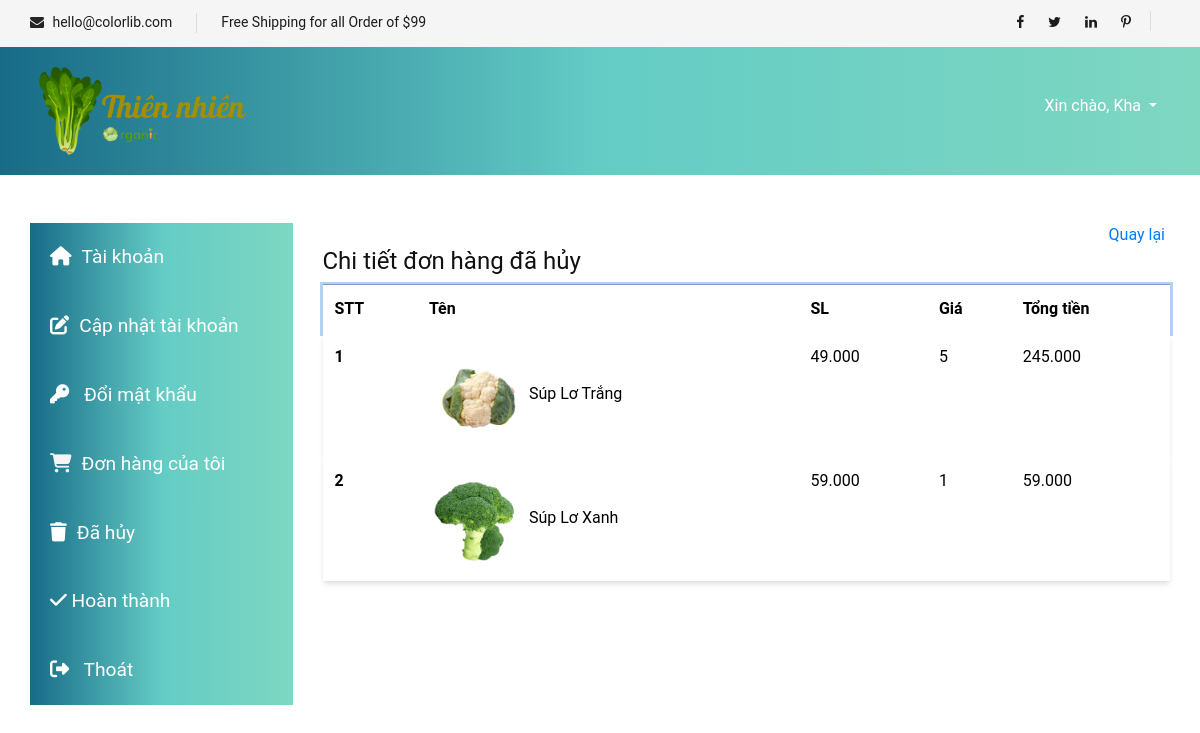
Page /index.php?mod=myaccount&act=orderdahuydetail&MaDH=250 (signed in) on the committed database.
### tables this page shows
CREATE TABLE `chitietdonhang` (
  `MaDH` int NOT NULL,
  `MaSP` int NOT NULL,
  `GiaSP` double(10,0) NOT NULL,
  `SoLuong` int NOT NULL
);

CREATE TABLE `sanpham` (
  `MaSP` int NOT NULL,
  `TenSP` varchar(50) NOT NULL,
  `GiaSP` double(10,0) NOT NULL DEFAULT '0' COMMENT 'Tiền Việt không có chữ số thập phân, mặc định là 0(nếu =0 thì hết hàng ví dụ )',
  `HinhAnh` text NOT NULL,
  `TieuDe` text,
  `MoTa` text,
  `MaDM` int DEFAULT NULL,
  `LuotXem` int NOT NULL,
  `GiaGiam` double(10,0) NOT NULL DEFAULT '0',
  `StatusProduct` tinyint(1) NOT NULL DEFAULT '0' COMMENT 'Nếu là 1 thì soldout, 0 thì còn hàng'
);

### model/m_pdo.php (called while the page is built, shortened)
<?php
function pdo_get_connection(){
    $dburl = "mysql:host=localhost;dbname=organic;charset=utf8";
    $username = 'root';
    $password = '';
    $conn = new PDO($dburl, $username, $password);
    $conn->setAttribute(PDO::ATTR_ERRMODE, PDO::ERRMODE_EXCEPTION);
    return $conn;
}
function pdo_query($sql){
    $sql_args = array_slice(func_get_args(), 1);
    try{
        $conn = pdo_get_connection();
        $stmt = $conn->prepare($sql);
        $stmt->execute($sql_args);
        $rows = $stmt->fetchAll();
        return $rows;
    }
    catch(PDOException $e){
        throw $e;
    }
    finally{
        unset($conn);
    }
}

### model/m_myaccount.php (called while the page is built, shortened)
<?php
    include_once 'model/m_pdo.php';
    function orderdahuydetail($MaDH){
        return pdo_query("SELECT * FROM chitietdonhang ctdh INNER JOIN sanpham sp ON ctdh.MaSP = sp.MaSP INNER JOIN donhang dh ON ctdh.MaDH=dh.MaDH WHERE dh.TrangThai = 5 AND ctdh.MaDH = ?",$MaDH);
    }
?>

### view/myAccount/v_myaccount_dahuydetail.php (the view, shortened to what this page needs)
<div class="back_myaccount" style="text-align: right;">
    <a href="index.php?mod=myaccount&act=orderdahuy">Quay lại</a>
</div>
<div class="title_myacount">
    <h4>Chi tiết đơn hàng đã hủy</h4>
</div>
<table class="table table-borderless ">
    <thead>
        <tr class="listproduct_title_shadow">
            <th scope="col">STT</th>
            <th scope="col">Tên</th>
            <th scope="col">SL</th>
            <th scope="col">Giá</th>
            <th scope="col">Tổng tiền</th>
        </tr>
    </thead>
    <tbody>
        <?php
            $stt = 1;
            foreach($orderdahuydetail as $item):
                $TongTien = $item['SoLuong']*$item['GiaSP'];
        ?>
        <tr class="listproduct_shadow">
            <th ><?=$stt?></th>
            <td><img src="view/img/traicay/<?=$item['HinhAnh']?>" alt="" style="width:100px;"><?=$item['TenSP']?></td>
            <td><?=number_format($item['GiaSP'],"0",",",".")?></td>
            <td><?=$item['SoLuong']?></td>
            <td><?=number_format($TongTien,"0",",",".")?></td>
        </tr>
        <?php
                $stt++;
            endforeach;
        ?>
    </tbody>
</table>

### view/css/style.css (style rules this page uses)
html, body { height: 100%; font-family: 'Roboto', sans-serif; -webkit-font-smoothing: antialiased; font-smoothing: antialiased; }
h1, h2, h3, h4, h5, h6 { margin: 0; color: #111111; font-weight: 400; font-family: 'Roboto', sans-serif; }
h4 { font-size: 24px; }
img { max-width: 100%; }
.listproduct_title_shadow { box-shadow: rgba(3, 102, 214, 0.3) 0px 0px 0px 3px; }
.listproduct_shadow { box-shadow: rgba(0, 0, 0, 0.1) 0px 4px 6px -1px, rgba(0, 0, 0, 0.06) 0px 2px 4px -1px; }
.title_myacount { padding-bottom: 8px; border-bottom: 1px solid rgb(179, 179, 179); }
.back_myaccount a { padding: 5px 5px; text-decoration: none; }

### rows in the picture
chitietdonhang: MaSP.HinhAnh (picture), MaSP.TenSP "Súp Lơ Trắng", MaSP.GiaSP "49.000", SoLuong "5", SoLuong.GiaSP "245.000"
chitietdonhang: MaSP.HinhAnh (picture), MaSP.TenSP "Súp Lơ Xanh", MaSP.GiaSP "59.000", SoLuong "1", SoLuong.GiaSP "59.000"

### other values in the picture
$_SESSION['user']['UserName'] "Kha"
